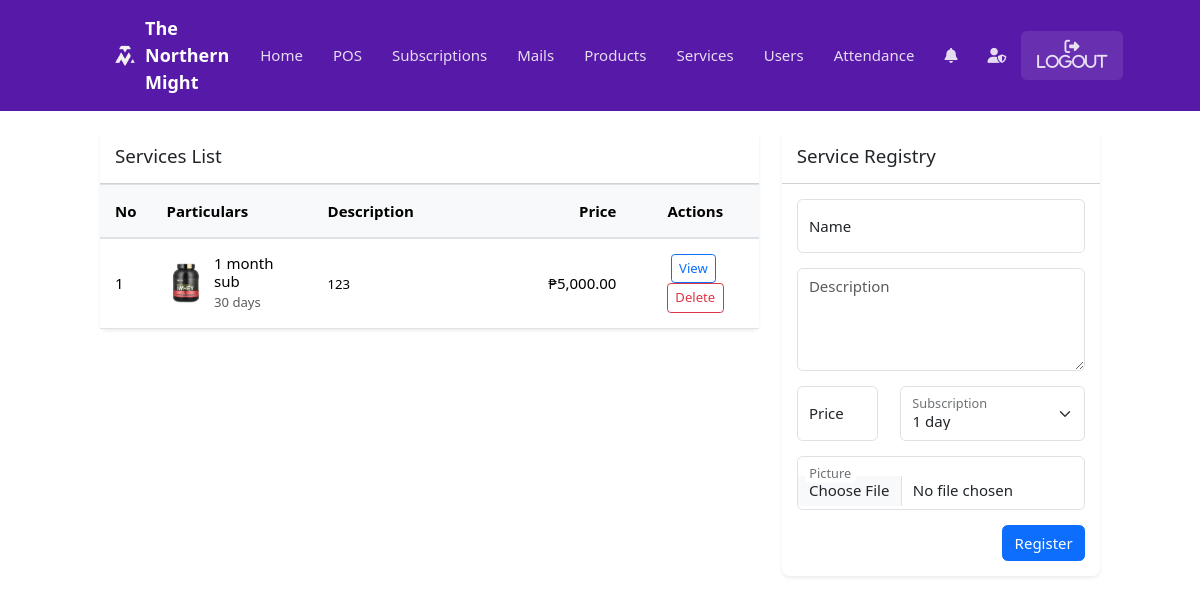
The app's page /offerings_services.php (signed in) with its own data.
### tables this page shows
CREATE TABLE `roles` (
  `role_id` int(11) NOT NULL,
  `role_name` varchar(50) NOT NULL
);

CREATE TABLE `services` (
  `service_id` int(11) NOT NULL,
  `name` varchar(100) NOT NULL,
  `description` text DEFAULT NULL,
  `price` decimal(10,2) NOT NULL,
  `picture` varchar(1000) NOT NULL,
  `created_at` datetime NOT NULL DEFAULT current_timestamp(),
  `subscription` int(50) NOT NULL
);

### header.php (called while the page is built, shortened)
<!-- <?php include('database.php');
if(isset($_SESSION['email'])) {
$email=$_SESSION['email'];
$checkUsername= "SELECT *  FROM users inner join roles on users.role_id = roles.role_id WHERE email='$email'";
$checkResult= mysqli_query($db, $checkUsername);
$result= mysqli_fetch_assoc($checkResult);
$first_name=$result['first_name'];
$last_name=$result['last_name'];
$role_name=$result['role_name'];
$user_id=$result['user_id'];
}
?>
<style>
  .overlay-image {
    top:0;
    z-index: 2;
    transition: transform 0.3s ease;
  }
  .overlay-image:hover {
    transform: scale(1.2);
  }
</style>
<div class="w3-col w3-hide-small w3-theme-l3" style="width:100%;height: 20vh !important;">
  <div class="w3-s1">
    <img src="assets/img/fit.png" alt="Overlay Image" class="w3-col s1" style="height:20vh;width:30vh">
  </div>
  <div class="w3-rest">
    <img src="assets/img/f.png" alt="Overlay Image" class="w3-col s1 overlay-image icons" style="height:5vh;width:5vh">
    <img src="assets/img/i.png" alt="Overlay Image" class="w3-col s1 overlay-image icons" style="height:5vh;width:5vh">
    <img src="assets/img/t.png" alt="Overlay Image" class="w3-col s1 overlay-image icons" style="height:5vh;width:5vh">
    <img src="assets/img/m.png" alt="Overlay Image" class="w3-col s1 overlay-image icons" style="height:5vh;width:5vh">
    <img src="assets/img/a.png" alt="Overlay Image" class="w3-col s1 overlay-image icons" style="height:5vh;width:5vh">
    <img src="assets/img/n.png" alt="Overlay Image" class="w3-col s1 overlay-image icons" style="height:5vh;width:5vh">
    <div class="w3-col">
      <span class="h1">THE NORTHERN MIGHT</span>
      <i class="w3-col">Ugad, Cabagan, Isabela</i>
    </div>
  </div>
</div>
<div class="w3-col w3-hide-medium w3-hide-large w3-theme-l3" style="width:100%;height: 5vh !important;">
  <img src="assets/img/fit.png" alt="Overlay Image" class="w3-col s1" style="height:5vh;width:10vh">
  <span class="w3-rest h1">THE NORTHERN MIGHT</span>
</div> -->

### pages/offerings_services.php (the view, shortened to what this page needs)
<?php
if ($role_name == "Admin") {
?>
<div class="container-fluid" style="margin-top: 8rem">
    <div class="row">
        <div class="col-lg-4 order-lg-2 mb-4">
            <div class="card shadow-sm">
                <div class="card-header bg-white py-3">
                    <h5 class="mb-0">Service Registry</h5>
                </div>
                <div class="card-body">
                    <form action="" method="post" enctype="multipart/form-data">
                        <div class="form-floating mb-3">
                            <input type="text" class="form-control" placeholder="Name" name="name" required>
                            <label>Name</label>
                        </div>
                        <div class="mb-3">
                            <textarea class="form-control" placeholder="Description" rows="4" name="description" required></textarea>
                        </div>
                        <div class="row">
                            <div class="col-4">
                                <div class="form-floating mb-3">
                                    <input type="number" min="1" class="form-control" placeholder="Price" name="price" required>
                                    <label>Price</label>
                                </div>
                            </div>
                            <div class="col-8">
                                <div class="form-floating mb-3">
                                    <select class="form-select" name="subscription" required>
                                        <option value="1">1 day</option>
                                    </select>
                                    <label>Subscription</label>
                                </div>
                            </div>
                        </div>
                        <div class="form-floating mb-3">
                            <input type="file" class="form-control" placeholder="Picture" name="photo" accept="image/*" required>
                            <label>Picture</label>
                        </div>
                        <button type="submit" name="register" class="btn btn-primary float-end">Register</button>
                    </form>
                </div>
            </div>
        </div>
        <div class="col-lg-8 order-lg-1">
            <div class="card shadow-sm">
                <div class="card-header bg-white d-flex justify-content-between align-items-center py-3">
                    <h5 class="mb-0">Services List</h5>
                </div>
                <div class="card-body p-0">
                    <div class="table-responsive">
                        <table class="table table-hover mb-0">
                            <thead class="bg-light">
                                <tr>
                                    <th style="width: 5%">No</th>
                                    <th style="width: 25%">Particulars</th>
                                    <th style="width: 35%">Description</th>
                                    <th style="width: 15%" class="text-end">Price</th>
                                    <th style="width: 20%" class="text-center">Actions</th>
                                </tr>
                            </thead>
                            <tbody>
                                <?php
                                $selectItems = mysqli_query($db, "SELECT * FROM services ORDER BY service_id DESC");
                                $i = 1;
                                while ($fetchItems = mysqli_fetch_assoc($selectItems)) {
                                    $searchText = '\r\n';
                                    $replaceText = '<br>';
                                    $fetchedText = $fetchItems['description'];
                                    $replacedText = str_replace($searchText, $replaceText, $fetchedText);
                                ?>
                                <tr>
                                    <td class="align-middle"><?php echo $i ?></td>
                                    <td class="align-middle">
                                        <div class="d-flex align-items-center">
                                            <img src="assets/services/<?php echo $fetchItems['picture']; ?>"
                                                 alt="<?php echo $fetchItems['name']; ?>"
                                                 class="rounded me-2"
                                                 style="width: 40px; height: 40px; object-fit: cover;">
                                            <div>
                                                <h6 class="mb-0"><?php echo $fetchItems['name']; ?></h6>
                                                <small class="text-muted"><?php echo $fetchItems['subscription']; ?> days</small>
                                            </div>
                                        </div>
                                    </td>
                                    <td class="align-middle"><small><?php echo $replacedText; ?></small></td>
                                    <td class="align-middle text-end">₱<?php echo number_format($fetchItems['price'], 2, ".", ",") ?></td>
                                    <td class="align-middle text-center">
                                        <a href="?updateService=<?php echo $fetchItems['service_id'] ?>"
                                           class="btn btn-sm btn-outline-primary me-1">
                                            View
                                        </a>
                                        <button type="button" class="btn btn-sm btn-outline-danger"
                                                onclick="confirmDelete('<?php echo $fetchItems['service_id'] ?>')">
                                            Delete
                                        </button>
                                    </td>
                                </tr>
                                <?php $i++; } ?>
                            </tbody>
                        </table>
                    </div>
                </div>
            </div>
        </div>
    </div>
</div>
<?php } ?>

### scripts/w3.css (style rules this page uses)
html { box-sizing:border-box }
*,*:before,*:after { box-sizing:inherit }
html { -ms-text-size-adjust:100%;-webkit-text-size-adjust:100% }
body { margin:0 }
a { background-color:transparent }
small { font-size:80% }
img { border-style:none }
button,input,select,textarea,optgroup { font:inherit;margin:0 }
button,input { overflow:visible }
button,select { text-transform:none }
button,[type=button],[type=reset],[type=submit] { -webkit-appearance:button }
textarea { overflow:auto }
html,body { font-family:Verdana,sans-serif;font-size:15px;line-height:1.5 }
html { overflow-x:hidden }
h5 { font-size:18px }
h6 { font-size:16px }
h1,h2,h3,h4,h5,h6 { font-family:"Segoe UI",Arial,sans-serif;font-weight:400;margin:10px 0 }
img { vertical-align:middle }
a { color:inherit }

### head.php (style rules this page uses)
a { text-decoration: none; }

### navigations/nav_fitman.php (style rules this page uses)
.container-fluid { padding-left: 6rem; padding-right: 6rem; }

### pages/offerings_services.php (style rules this page uses)
.table td, .table th { vertical-align: middle; padding: 1rem; }
.table thead th { font-weight: 600; background-color: #f8f9fa; border-bottom: 2px solid #dee2e6; }
.card { border: none; border-radius: 0.5rem; }
.btn-outline-primary { border-width: 1px; }
.btn-outline-danger { border-width: 1px; }

### records on screen
services: picture (picture), name "1 month sub", subscription "30", description "123", price "5,000.00"
